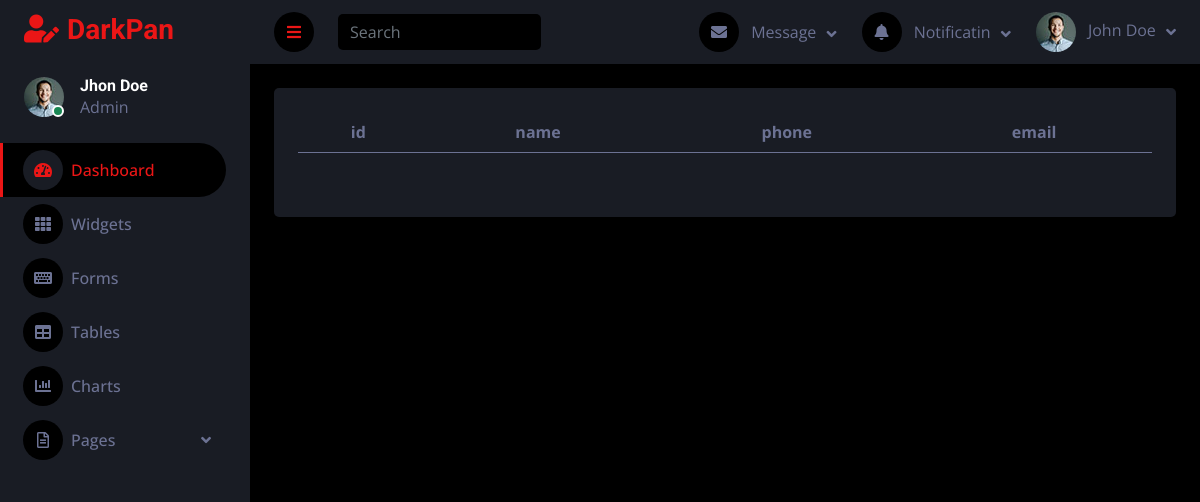
The app's page /customer_details/, older data.
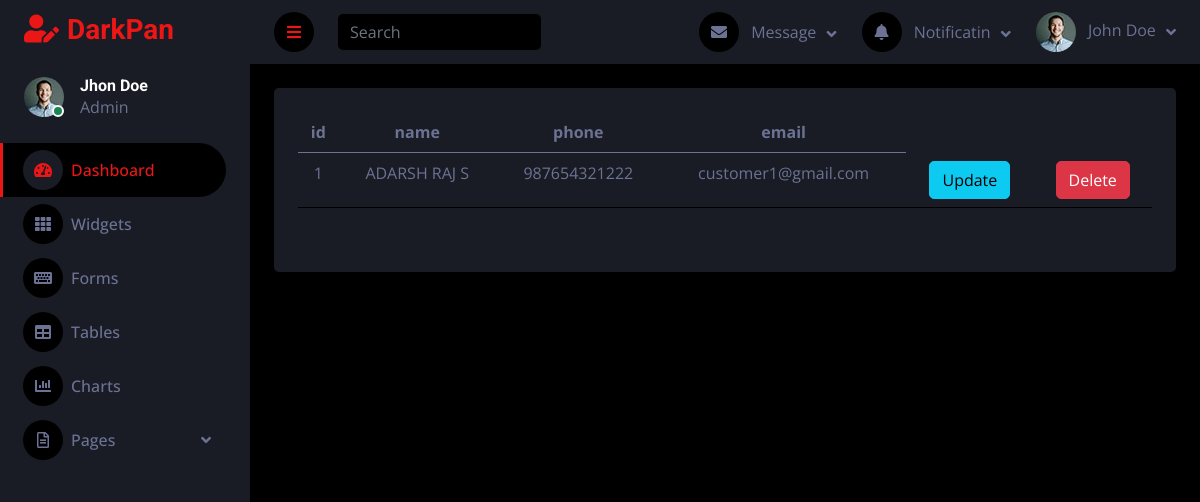
The same page, newer data.
### sales_app/models.py (models this page shows, shortened)
class Customer(models.Model):
    user=models.ForeignKey(User_model,on_delete=models.CASCADE,related_name="customer")
    name=models.CharField(max_length=50)
    phone_number=models.CharField(max_length=100)
    email=models.EmailField()
    status1=models.BooleanField(default=0)

### sales_app/admin_views.py (the view)
# urls.py: path("customer_details/", admin_views.customer_details, name="customer_details"),
def customer_details(request):
    customers=Customer.objects.all()
    return render(request,"admin/customer_details.html",{'customers':customers})

### template/admin/customer_details.html
{% extends 'dash.html' %}
{% block content %}
<table class="table" >
  <thead>
    <tr>
      <th scope="col">id</th>
      <th scope="col">name</th>
      <th scope="col">phone</th>
      <th scope="col">email</th>
    </tr>
  </thead>
  <tbody>
  {% for i in customers %}
    <tr>
       <td>{{i.id}}</td>
      <td>{{i.name}}</td>
      <td>{{i.phone_number}}</td>
      <td>{{i.email}}</td>
      <td><a href="{% url 'customer_update' i.id %}"><button class="btn btn-info">Update</button></a></td>
      <td><a href="{% url 'customer_delete' i.id %}"><button class="btn btn-danger">Delete</button></a></td>
    </tr>
  {% endfor %}
  </tbody>
</table>
{% endblock %}

Row changes from the older to the newer data that the page shows:
added Customer: id "1", name "ADARSH RAJ S", phone_number "987654321222", email "customer1@gmail.com"
